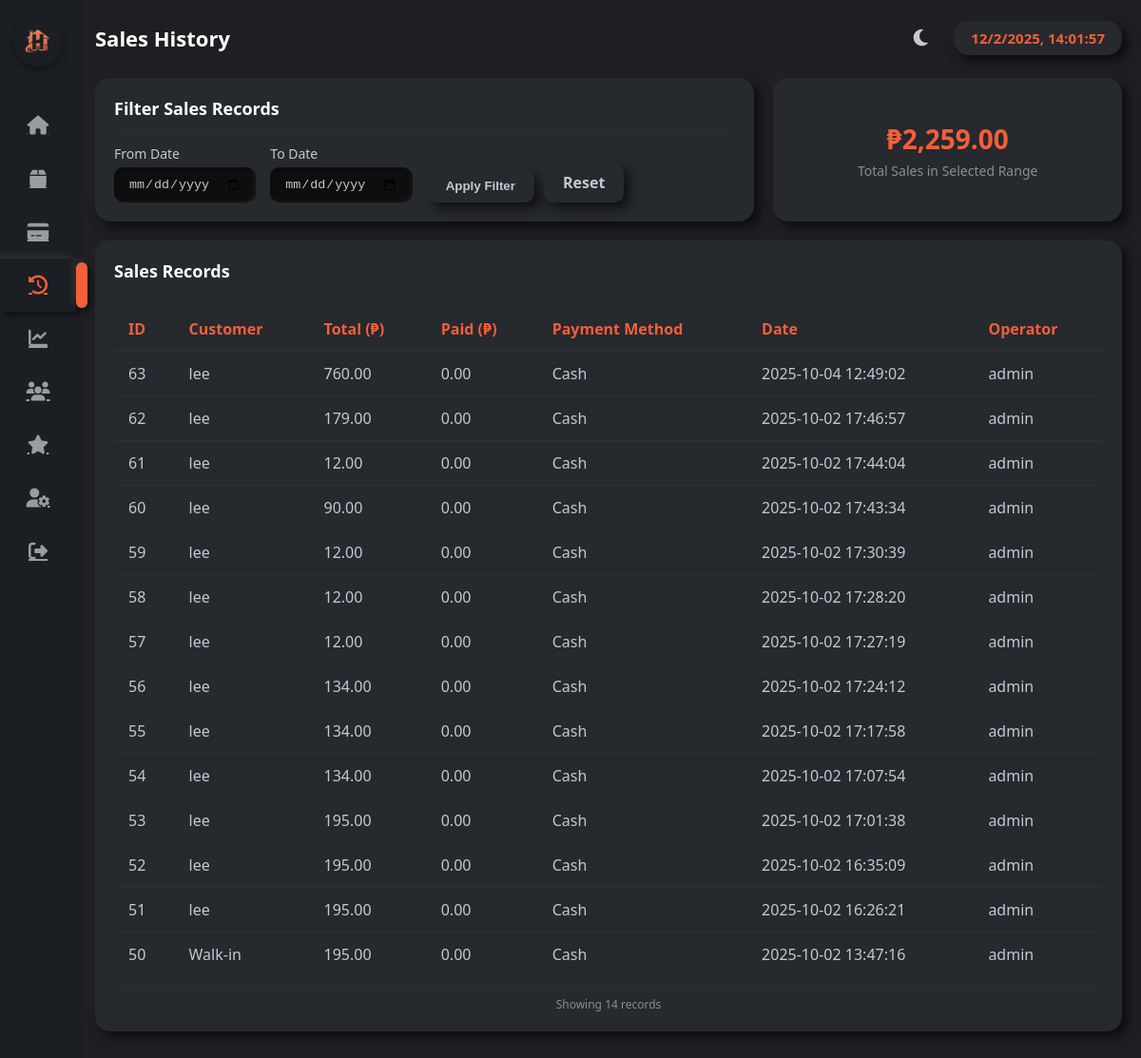
The page /sales_history.php on the database its author committed.
### tables this page shows
CREATE TABLE `sales` (
  `id` int(11) NOT NULL,
  `customer_id` int(11) DEFAULT NULL,
  `user_id` int(11) DEFAULT NULL,
  `total_amount` decimal(10,2) NOT NULL,
  `payment_method` varchar(50) NOT NULL,
  `created_at` timestamp NOT NULL DEFAULT current_timestamp(),
  `paid_amount` decimal(10,2) NOT NULL DEFAULT 0.00
);

CREATE TABLE `users` (
  `id` int(11) NOT NULL,
  `username` varchar(100) NOT NULL,
  `password` varchar(255) NOT NULL,
  `role` enum('admin','cashier') DEFAULT 'cashier',
  `photo` varchar(255) DEFAULT NULL,
  `created_at` timestamp NOT NULL DEFAULT current_timestamp()
);

### sales_history.php (the view, shortened to what this page needs)
<?php
include 'db.php';
 $currentTheme = $_SESSION['theme'];
 $start = $_GET['start_date'] ?? '';
 $end   = $_GET['end_date'] ?? '';
 $where = '';
 $sql = "
  SELECT s.id,
         COALESCE(c.name,'Walk-in') AS customer_name,
         s.total_amount,
         s.paid_amount,
         s.payment_method,
         s.created_at,
         u.username AS operator_name
  FROM sales s
  LEFT JOIN customers c ON s.customer_id = c.id
  LEFT JOIN users u ON s.user_id = u.id
  $where
  ORDER BY s.created_at DESC";
 $result = $conn->query($sql) or die($conn->error);
 $totalQ = $conn->query("SELECT SUM(total_amount) AS total FROM sales s $where");
 $totalSales = $totalQ->fetch_assoc()['total'] ?? 0;
?>
<!DOCTYPE html>
<html lang="en">
<head>
<link rel="stylesheet" href="https://cdnjs.cloudflare.com/ajax/libs/font-awesome/6.4.0/css/all.min.css">
</head>
<body class="<?php echo $currentTheme === 'light' ? 'light-mode' : ''; ?>">
<nav class="sidebar">
  <div class="logo">
    <img src="uploads/logo.png" alt="POS System Logo">
  </div>
  <ul>
    <li>
      <a href="dashboard.php" >
        <i class="fa fa-home"></i>
      </a>
    </li>
    <li>
      <a href="inventory.php">
        <i class="fa fa-box"></i>
      </a>
    </li>
    <li>
      <a href="sales.php">
        <i class="fa fa-credit-card"></i>
      </a>
    </li>
    <li>
      <a href="sales_history.php" class="active">
        <i class="fa fa-history"></i>
      </a>
    </li>
    <li>
      <a href="sales_report.php">
        <i class="fa fa-chart-line"></i>
      </a>
    </li>
    <li>
      <a href="customers.php">
        <i class="fa fa-users"></i>
      </a>
    </li>
    <li>
      <a href="customer_loyalty.php" >
        <i class="fa fa-star"></i>
      </a>
    </li>
    <li>
      <a href="user_management.php">
        <i class="fa fa-user-cog"></i>
      </a>
    </li>
    <li>
      <a href="logout.php">
        <i class="fa fa-sign-out-alt"></i>
      </a>
    </li>
  </ul>
</nav>
<div class="wrapper">
  <main class="main">
    <div class="topbar">
      <h1>Sales History</h1>
      <div style="display: flex; align-items: center;">
        <button id="theme-toggle" class="theme-toggle" title="Toggle theme">
          <i class="fas fa-<?php echo $currentTheme === 'light' ? 'sun' : 'moon'; ?>"></i>
        </button>
        <div id="clock" class="clock-card neu"></div>
      </div>
    </div>
    <div class="top-section">
      <div class="filter-card neu">
        <h2>Filter Sales Records</h2>
        <form method="get" class="filter-bar">
          <div class="filter-group">
            <label>From Date</label>
            <input type="date" name="start_date" value="<?= htmlspecialchars($start) ?>">
          </div>
          <div class="filter-group">
            <label>To Date</label>
            <input type="date" name="end_date" value="<?= htmlspecialchars($end) ?>">
          </div>
          <div class="filter-actions">
            <button type="submit">Apply Filter</button>
            <a href="sales_history.php" class="reset-btn">Reset</a>
          </div>
        </form>
      </div>
      <div class="summary-card neu">
        <h3>₱<?= number_format($totalSales,2) ?></h3>
        <p>Total Sales in Selected Range</p>
      </div>
    </div>
    <div class="table-scroll-container neu">
      <div class="table-header">
        <h2>Sales Records</h2>
      </div>
      <div class="table-wrapper">
        <table>
          <thead>
            <tr>
              <th>ID</th>
              <th>Customer</th>
              <th>Total (₱)</th>
              <th>Paid (₱)</th>
              <th>Payment Method</th>
              <th>Date</th>
              <th>Operator</th>
            </tr>
          </thead>
          <tbody>
            <?php if($result && $result->num_rows > 0): ?>
              <?php while($row = $result->fetch_assoc()): ?>
                <tr class="sale-row" data-id="<?= $row['id'] ?>">
                  <td><?= $row['id'] ?></td>
                  <td><?= $row['customer_name'] ?></td>
                  <td><?= number_format($row['total_amount'],2) ?></td>
                  <td><?= number_format($row['paid_amount'],2) ?></td>
                  <td><?= $row['payment_method'] ?></td>
                  <td><?= $row['created_at'] ?></td>
                  <td><?= htmlspecialchars($row['operator_name'] ?? 'Unknown') ?></td>
                </tr>
              <?php endwhile; ?>
            <?php else: ?>
              <tr><td colspan="7">No sales records found.</td></tr>
            <?php endif; ?>
          </tbody>
        </table>
        <div class="table-info">
          <?php
          $rowCount = $result ? $result->num_rows : 0;
          echo "Showing " . $rowCount . " records";
          ?>
        </div>
      </div>
    </div>
  </main>
</div>
</body>
</html>

### rows shown on the page
sales: id "63", customer_name "lee", total_amount "760.00", paid_amount "0.00", payment_method "Cash", created_at "2025-10-04 12:49:02", user.username "admin"
sales: id "62", customer_name "lee", total_amount "179.00", paid_amount "0.00", payment_method "Cash", created_at "2025-10-02 17:46:57", user.username "admin"
sales: id "61", customer_name "lee", total_amount "12.00", paid_amount "0.00", payment_method "Cash", created_at "2025-10-02 17:44:04", user.username "admin"
sales: id "60", customer_name "lee", total_amount "90.00", paid_amount "0.00", payment_method "Cash", created_at "2025-10-02 17:43:34", user.username "admin"
sales: id "59", customer_name "lee", total_amount "12.00", paid_amount "0.00", payment_method "Cash", created_at "2025-10-02 17:30:39", user.username "admin"
sales: id "58", customer_name "lee", total_amount "12.00", paid_amount "0.00", payment_method "Cash", created_at "2025-10-02 17:28:20", user.username "admin"
sales: id "57", customer_name "lee", total_amount "12.00", paid_amount "0.00", payment_method "Cash", created_at "2025-10-02 17:27:19", user.username "admin"
sales: id "56", customer_name "lee", total_amount "134.00", paid_amount "0.00", payment_method "Cash", created_at "2025-10-02 17:24:12", user.username "admin"
sales: id "55", customer_name "lee", total_amount "134.00", paid_amount "0.00", payment_method "Cash", created_at "2025-10-02 17:17:58", user.username "admin"
sales: id "54", customer_name "lee", total_amount "134.00", paid_amount "0.00", payment_method "Cash", created_at "2025-10-02 17:07:54", user.username "admin"
sales: id "53", customer_name "lee", total_amount "195.00", paid_amount "0.00", payment_method "Cash", created_at "2025-10-02 17:01:38", user.username "admin"
sales: id "52", customer_name "lee", total_amount "195.00", paid_amount "0.00", payment_method "Cash", created_at "2025-10-02 16:35:09", user.username "admin"
sales: id "51", customer_name "lee", total_amount "195.00", paid_amount "0.00", payment_method "Cash", created_at "2025-10-02 16:26:21", user.username "admin"
sales: id "50", customer_name "Walk-in", total_amount "195.00", paid_amount "0.00", payment_method "Cash", created_at "2025-10-02 13:47:16", user.username "admin"

### other values the page prints
$totalSales "2,259.00"
$rowCount "14"
